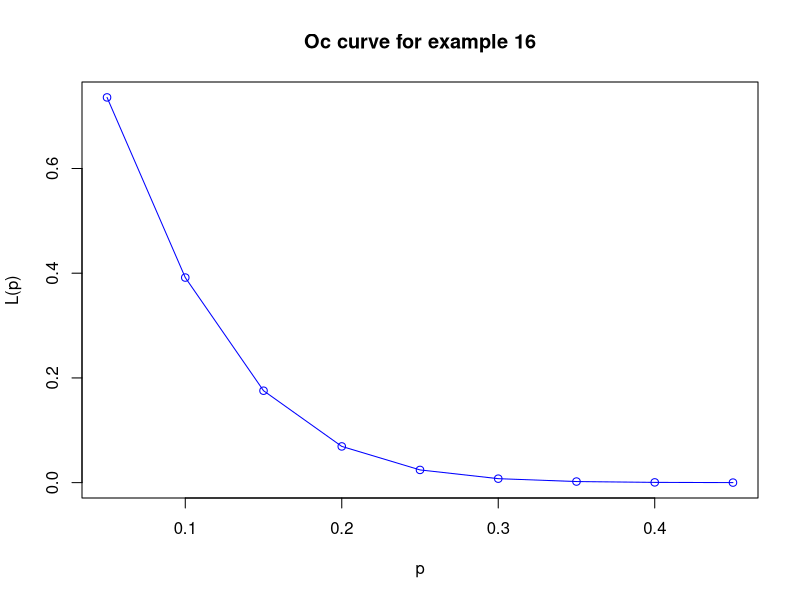

Generate this figure with R:
# page number = 171
p_AQL <- 0.05
p_LTPD <- 0.20
L_AQL <- 0.7358
L_LTPD <- 0.0692
producer_risk <- 1 - L_AQL
consumer_risk <- L_LTPD
cat(producer_risk)
cat(consumer_risk)

p <- c(0.05, 0.10, 0.15, 0.20, 0.25, 0.30, 0.35, 0.40, 0.45)
L_p <- c(0.7358, 0.3917, 0.1756, 0.0692, 0.0243, 0.0076, 0.0021, 0.0005, 0.0001)

plot(p, L_p, type = "o", col = "blue", xlab = "p", ylab = "L(p)", 
     main = "Oc curve for example 16")
